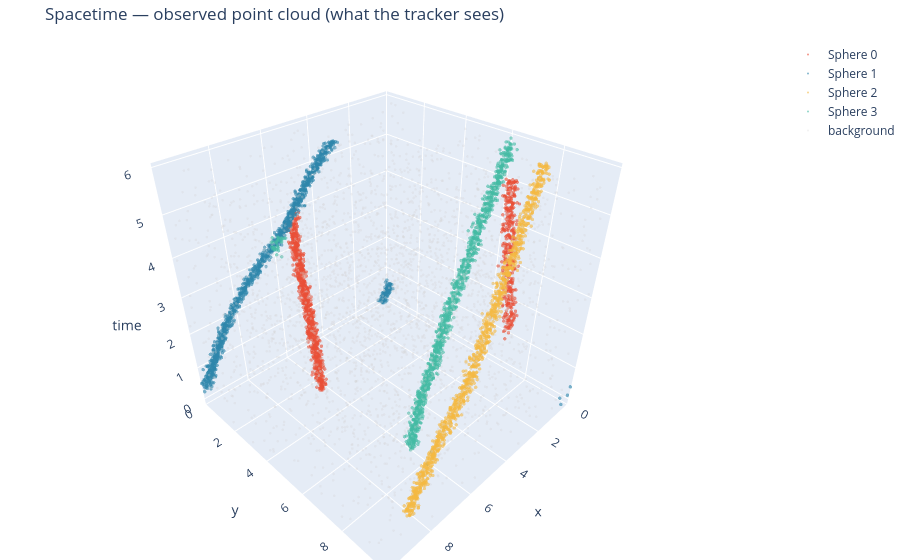

This figure's notebook cell:
### Markdown cell above
### 1.2 What the tracker sees
The same spacetime, but only the noisy observations. Colors here use the sealed
labels **for illustration only** — the tracker receives this cloud fully anonymous.

### Code cell
plot_spacetime_dataset(ds).show()

### Figure 1 — Plotly figure (JSON) as saved in the notebook; plotly's stock layout.template omitted (floating-point values rounded to 4 significant figures; data arrays with more than 128 entries replaced by an {"elided": "..."} marker saying what was removed)
{"data": [{"marker": {"color": "#E94F37", "opacity": 0.6, "size": 2}, "mode": "markers", "name": "Sphere 0", "type": "scatter3d", "x": {"elided": "1200 float values"}, "y": {"elided": "1200 float values"}, "z": {"elided": "1200 float values"}}, {"marker": {"color": "#2E86AB", "opacity": 0.6, "size": 2}, "mode": "markers", "name": "Sphere 1", "type": "scatter3d", "x": {"elided": "1200 float values"}, "y": {"elided": "1200 float values"}, "z": {"elided": "1200 float values"}}, {"marker": {"color": "#F4B942", "opacity": 0.6, "size": 2}, "mode": "markers", "name": "Sphere 2", "type": "scatter3d", "x": {"elided": "1200 float values"}, "y": {"elided": "1200 float values"}, "z": {"elided": "1200 float values"}}, {"marker": {"color": "#44BBA4", "opacity": 0.6, "size": 2}, "mode": "markers", "name": "Sphere 3", "type": "scatter3d", "x": {"elided": "1200 float values"}, "y": {"elided": "1200 float values"}, "z": {"elided": "1200 float values"}}, {"marker": {"color": "lightgray", "opacity": 0.3, "size": 1.5}, "mode": "markers", "name": "background", "type": "scatter3d", "x": {"elided": "3000 float values"}, "y": {"elided": "3000 float values"}, "z": {"elided": "3000 float values"}}], "layout": {"margin": {"b": 0, "l": 0, "r": 0, "t": 40}, "scene": {"aspectmode": "cube", "xaxis": {"range": [0, 10], "title": {"text": "x"}}, "yaxis": {"range": [0, 10], "title": {"text": "y"}}, "zaxis": {"title": {"text": "time"}}}, "title": {"text": "Spacetime — observed point cloud (what the tracker sees)"}}}
